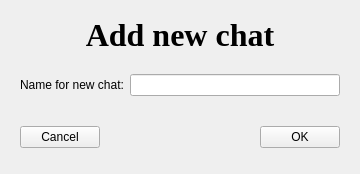
<?xml version="1.0" encoding="UTF-8"?>
<ui version="4.0">
 <class>AddChat</class>
 <widget class="QWidget" name="AddChat">
  <property name="geometry">
   <rect>
    <x>0</x>
    <y>0</y>
    <width>360</width>
    <height>174</height>
   </rect>
  </property>
  <property name="windowTitle">
   <string>Form</string>
  </property>
  <layout class="QVBoxLayout" name="verticalLayout">
   <item>
    <widget class="QLabel" name="label">
     <property name="sizePolicy">
      <sizepolicy hsizetype="Preferred" vsizetype="Fixed">
       <horstretch>0</horstretch>
       <verstretch>0</verstretch>
      </sizepolicy>
     </property>
     <property name="font">
      <font>
       <family>Times New Roman</family>
       <pointsize>24</pointsize>
       <italic>false</italic>
       <bold>true</bold>
      </font>
     </property>
     <property name="text">
      <string>Add new chat</string>
     </property>
     <property name="alignment">
      <set>Qt::AlignCenter</set>
     </property>
    </widget>
   </item>
   <item>
    <widget class="QWidget" name="widget_2" native="true">
     <property name="sizePolicy">
      <sizepolicy hsizetype="Preferred" vsizetype="Fixed">
       <horstretch>0</horstretch>
       <verstretch>0</verstretch>
      </sizepolicy>
     </property>
     <layout class="QHBoxLayout" name="horizontalLayout_2">
      <item>
       <widget class="QLabel" name="label_2">
        <property name="text">
         <string>Name for new chat:</string>
        </property>
       </widget>
      </item>
      <item>
       <widget class="QLineEdit" name="leNameNewChat"/>
      </item>
     </layout>
    </widget>
   </item>
   <item>
    <widget class="QWidget" name="widget" native="true">
     <property name="sizePolicy">
      <sizepolicy hsizetype="Preferred" vsizetype="Fixed">
       <horstretch>0</horstretch>
       <verstretch>0</verstretch>
      </sizepolicy>
     </property>
     <layout class="QHBoxLayout" name="horizontalLayout">
      <item>
       <widget class="QPushButton" name="btnCancelAddChat">
        <property name="text">
         <string>Cancel</string>
        </property>
       </widget>
      </item>
      <item>
       <spacer name="horizontalSpacer_3">
        <property name="orientation">
         <enum>Qt::Horizontal</enum>
        </property>
        <property name="sizeHint" stdset="0">
         <size>
          <width>40</width>
          <height>20</height>
         </size>
        </property>
       </spacer>
      </item>
      <item>
       <widget class="QPushButton" name="btnAddChat">
        <property name="text">
         <string>OK</string>
        </property>
        <property name="shortcut">
         <string>Return</string>
        </property>
       </widget>
      </item>
     </layout>
    </widget>
   </item>
  </layout>
 </widget>
 <tabstops>
  <tabstop>leNameNewChat</tabstop>
  <tabstop>btnAddChat</tabstop>
  <tabstop>btnCancelAddChat</tabstop>
 </tabstops>
 <resources/>
 <connections/>
</ui>
